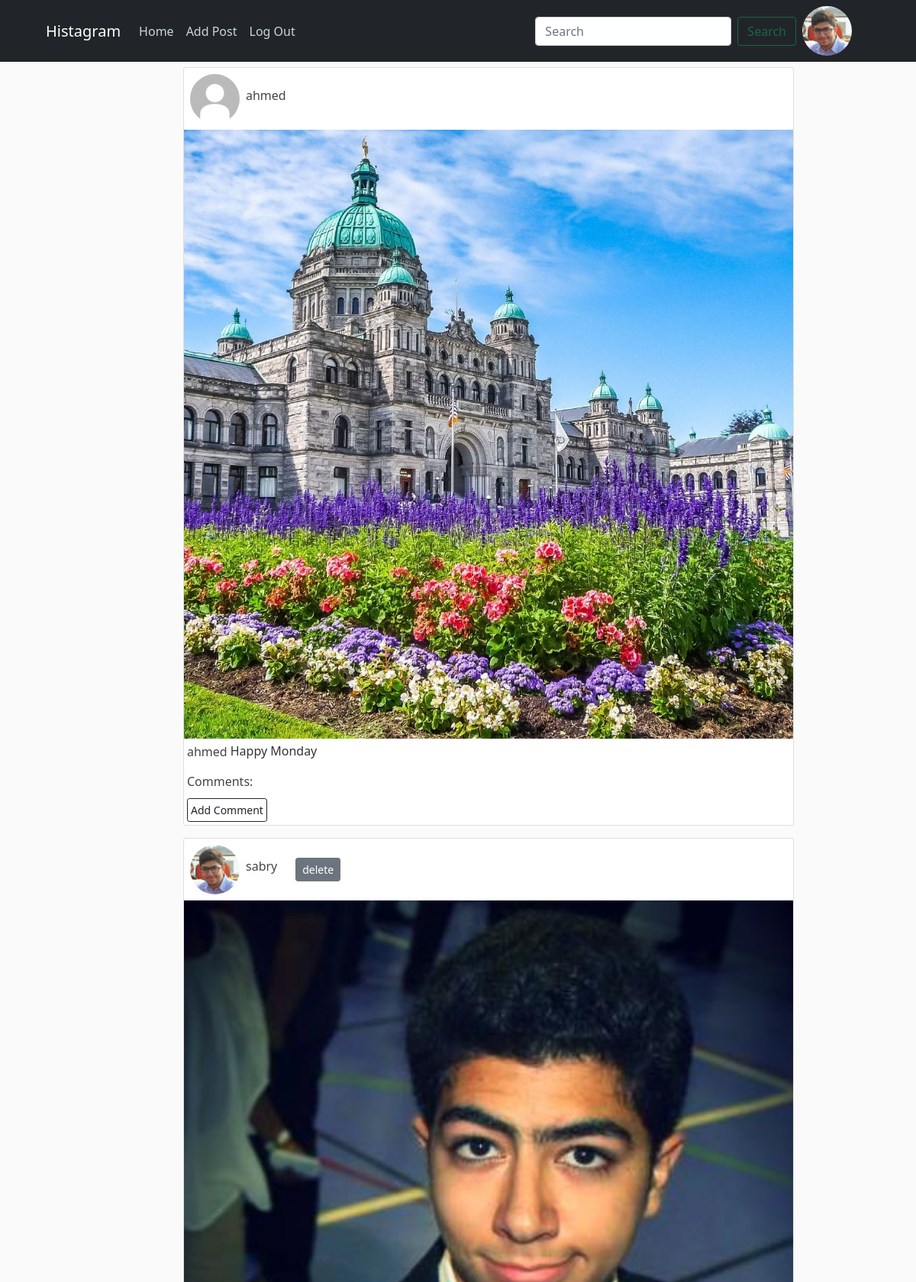
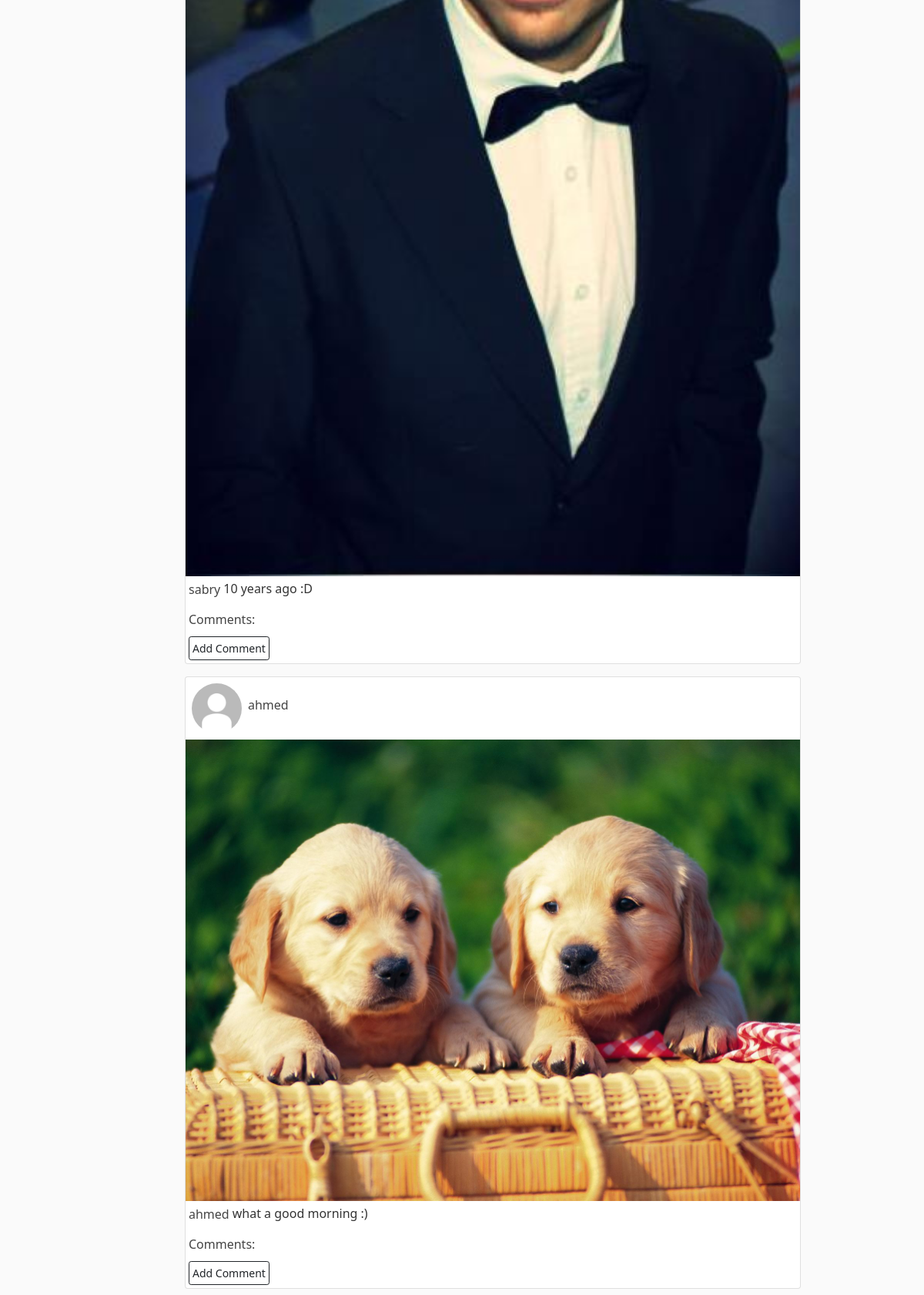
Screenshot of / (signed in) with the database file from the repository (2 pictures, top to bottom).
### users/models.py (models this page shows, shortened)
class Profile(models.Model):
    user = models.OneToOneField(User, on_delete=models.CASCADE)
    picture = models.ImageField(default="DefaultPP.jpg", upload_to="ProfilePictures")
    status = models.CharField(max_length=300, default="")
    name = models.CharField(max_length=150, default="")

### posts/models.py (models this page shows, shortened)
class Posts(models.Model):
    caption = models.CharField(max_length=2200)
    date_posted = models.DateTimeField(default=timezone.now)
    image = models.ImageField(upload_to="PostsImages")
    user = ForeignKey(User, on_delete=models.CASCADE, related_name="userposts")

### posts/views.py (the view)
# urls.py: path("", PostsListView.as_view(), name="homepage"),
class PostsListView(LoginRequiredMixin, ListView):
    model = Posts
    template_name = "posts/list.html"
    context_object_name = "posts"
    ordering = ["-date_posted"]

### posts/templates/posts/list.html (shortened to what this page needs)
{% extends "posts/base.html" %}
{% block content %}
{% for post in posts %}
<div class="col-md-2"></div>
<div class="col-md-8">
<div class="card m-2" style="width: 50rem;">
   <div style='display:flex; justify-content:space-between;'>
      <div style='display: flex; align-items: center'>
      <img class="rounded-circle article-img m-2" src="{{ post.user.profile.picture.url }}" />
      <a class="text-decoration-none text-dark " href="{% url 'profile' post.user.profile.pk %}">
         <h6>{{post.user.username}}</h6>
      </a>
      {% if user == post.user %}
      <a href="{% url 'delete-post' post.pk %}" class="btn btn-secondary btn-sm right m-4 ">delete</a>
      {% endif %}
      </div>
   </div>
   <img class="card-img-body" src="{{ post.image.url }}" alt="Card image cap">
   <div class="card-body d-flex flex-row m-0 p-0 pt-1">
      <a class="card-title text-decoration-none text-dark" href="{% url 'profile' post.user.profile.pk %}">
         <h6 class="m-1">{{post.user.username}} </h6>
      </a>
     <p class="card-text m-0.9">{{ post.caption}}</p>
   </div>
   <div class="m-0 p-0 pt-1">
      <h6 class="m-1">Comments:</h6>
   </div>
      <div class="float-right">
      <a href="{% url 'add-comment' post.id %}" class="btn btn-outline-dark  btn-sm right mt-2 m-1 p-1">Add Comment</a>
      </div>
   </div>
</div>
<div class="col-md-2"></div>
{% endfor %}
{% endblock %}

### posts/templates/posts/base.html (shortened to what this page needs)
{% load static %}
<!DOCTYPE html>
<html lang="en">
<head>
    <link href="https://cdn.jsdelivr.net/npm/bootstrap@5.1.3/dist/css/bootstrap.min.css" rel="stylesheet">
    <link rel="stylesheet" type="text/css" href="{% static 'posts/main.css' %}">
</head>
<body>
  <header class="site-header">
  <nav class="navbar navbar-expand-lg fixed-top navbar-dark bg-dark px-5">
    <div class="container-fluid">
      <a class="navbar-brand" href="#">Histagram</a>
      <div class="collapse navbar-collapse" id="navbarScroll">
        <ul class="navbar-nav me-auto my-2 my-lg-0 navbar-nav-scroll" style="--bs-scroll-height: 100px;">
          {% if user.is_authenticated %}
          <li class="nav-item">
            <a class="nav-link" href="{% url 'homepage' %}">Home</a>
          </li>
          <li class="nav-item">
            <a class="nav-link" href="{% url 'create-post' %}">Add Post</a>
          </li>
          <li class="nav-item">
            <a class="nav-link" href="{% url 'logout' %}" >Log Out</a>
          </li>
          {% endif %}
        </ul>
        {% if user.is_authenticated %}
        <form action="{% url 'search-profile' %}"  class="d-flex">
          <input id='search-bar' name="q" class="form-control me-2" type="search" placeholder="Search" aria-label="Search">
          <button id='search-button' class="btn btn-outline-success" type="submit">Search</button>
        </form>
        <a class="px-2"  href="{% url 'profile' user.profile.pk %}">
          <img class="rounded-circle article-img" src="{{ user.profile.picture.url }}" />
        </a>
        {% endif %}
      </div>
    </div>
  </nav>
</header>
<div class="container">
  <div class="row">
      {% block content %}
      {% endblock %}
  </div>
</div>
</body>
</html>

### posts/static/posts/main.css (style rules this page uses)
body { background: #fafafa; color: #333333; margin-top: 5rem; }
h1, h2, h3, h4, h5, h6 { color: #444444; }
ul { margin: 0; }
.site-header .navbar-nav .nav-link { color: #cbd5db; }
.article-img { height: 65px; width: 65px; margin-right: 16px; }

### rows the page displays
Posts: user.profile.picture (placeholder picture), user.username "ahmed", image (picture), caption "Happy Monday"
Posts: user.profile.picture (picture), user.username "sabry", shows "delete", image (picture), caption "10 years ago :D"
Posts: user.profile.picture (placeholder picture), user.username "ahmed", image (picture), caption "what a good morning :)"
